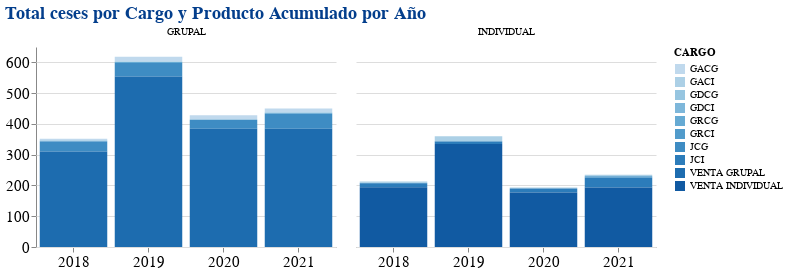

This figure's notebook cell:
### Markdown cell above
* Analizo el comportamineto de los ceses segun los cargos en cada tipo de producto
    * Se ve calaramente que la fuerza de ventas (a diferecnia de los otros cargos) es la que genera mayor cantidad de ceses
    * Esto podria deberse a que tambien son los cargos con mayor cantidad de personas activas, para esto sera necesaria analizar la rotacion por cargo

### Code cell
ceses_cargo = ceses.groupby(
    by=['PRODUCTO', 'CARGO', 'CESE'],
    as_index = False
    ).agg(
        cesados = ('CODIGO', 'count')
    )

alt.Chart(
    ceses_cargo
).mark_bar().encode(
    x = alt.X(
        'year(CESE):N',
        title = None),
    y = alt.Y(
        'sum(cesados):Q',
        title = None),
    color = alt.Color('CARGO:O'),
    column = alt.Column(
        'PRODUCTO',
        title = None)
).properties(
    width = 300,
    height = 200,
    title = 'Total ceses por Cargo y Producto Acumulado por Año'
).configure_view(
    strokeWidth = 0 #quita el borde
).configure_axis(
    labelFontSize = 15,
    labelAngle = 0
).configure_title(
    fontSize = 18,
    color = '#033E8C'
)

### Figure 1 — Vega-Lite specification as saved in the notebook (floating-point values rounded to 4 significant figures; data arrays with more than 128 entries replaced by an {"elided": "..."} marker saying what was removed)
{"config": {"view": {"continuousWidth": 400, "continuousHeight": 300, "strokeWidth": 0}, "axis": {"labelAngle": 0, "labelFontSize": 15}, "title": {"color": "#033E8C", "fontSize": 18}}, "data": {"name": "data-b52aaf0bfb93e934ea21676ec91cde4d"}, "mark": "bar", "encoding": {"color": {"type": "ordinal", "field": "CARGO"}, "column": {"type": "nominal", "field": "PRODUCTO", "title": null}, "x": {"type": "nominal", "field": "CESE", "timeUnit": "year", "title": null}, "y": {"type": "quantitative", "aggregate": "sum", "field": "cesados", "title": null}}, "height": 200, "title": "Total ceses por Cargo y Producto Acumulado por Año", "width": 300, "$schema": "https://vega.github.io/schema/vega-lite/v4.8.1.json", "datasets": {"data-b52aaf0bfb93e934ea21676ec91cde4d": {"elided": "237 records"}}}
